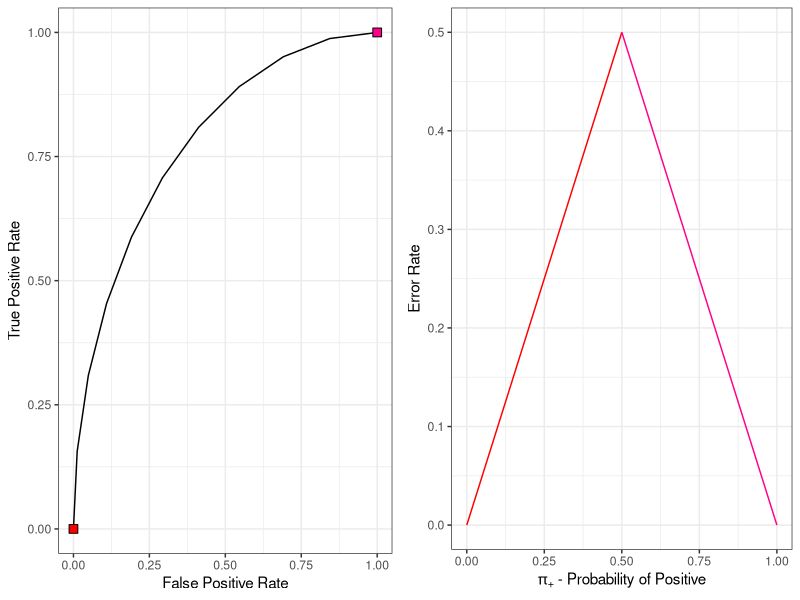
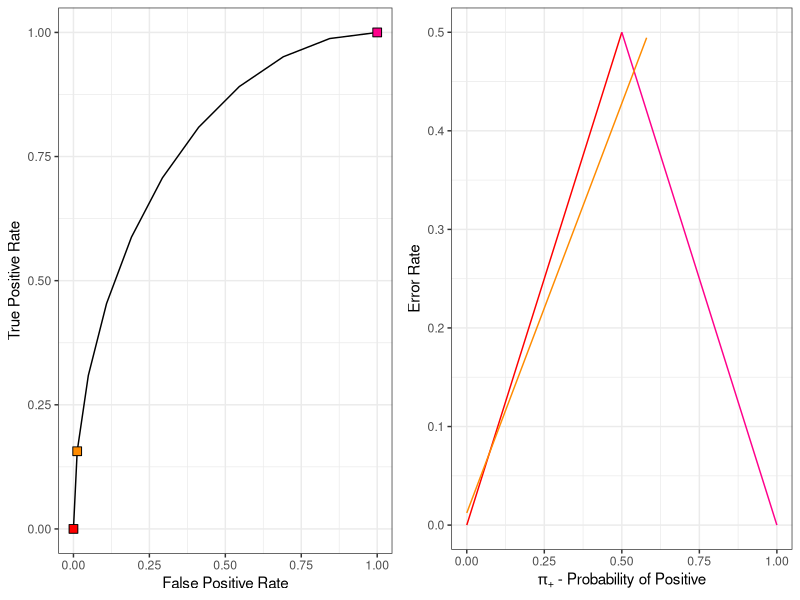
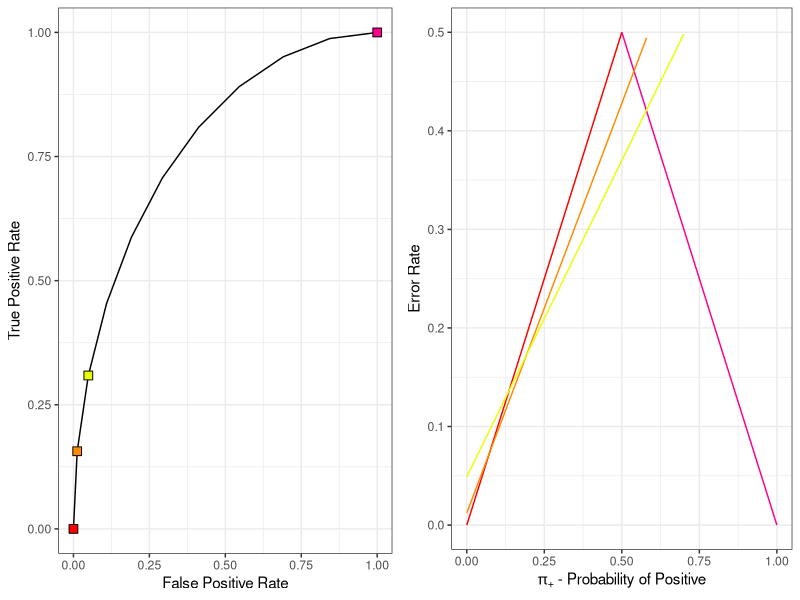
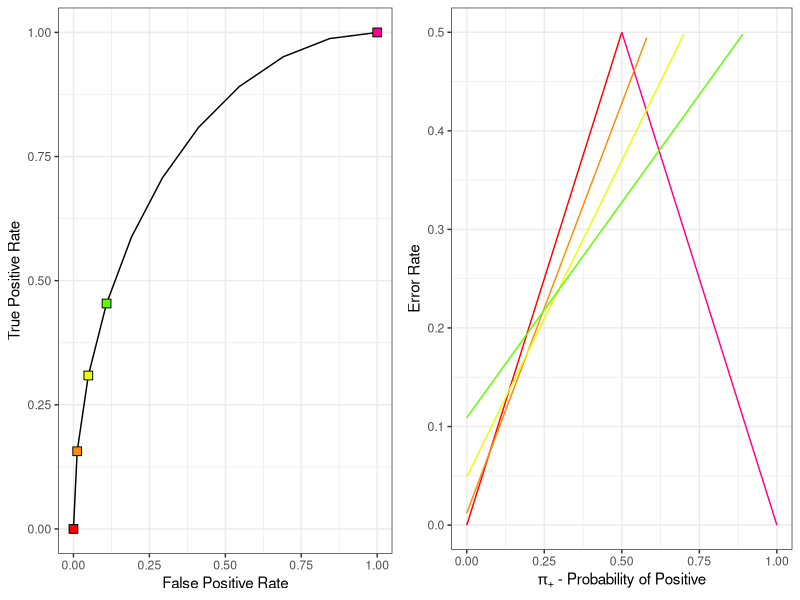
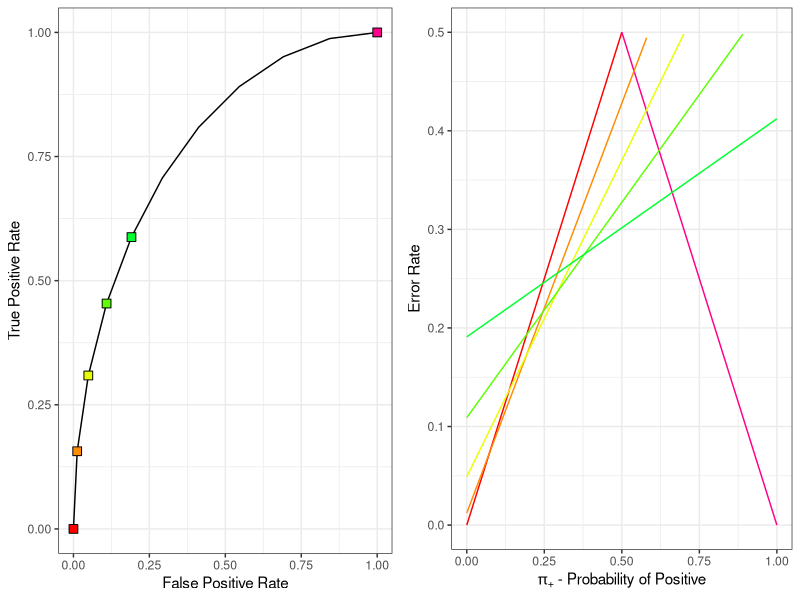
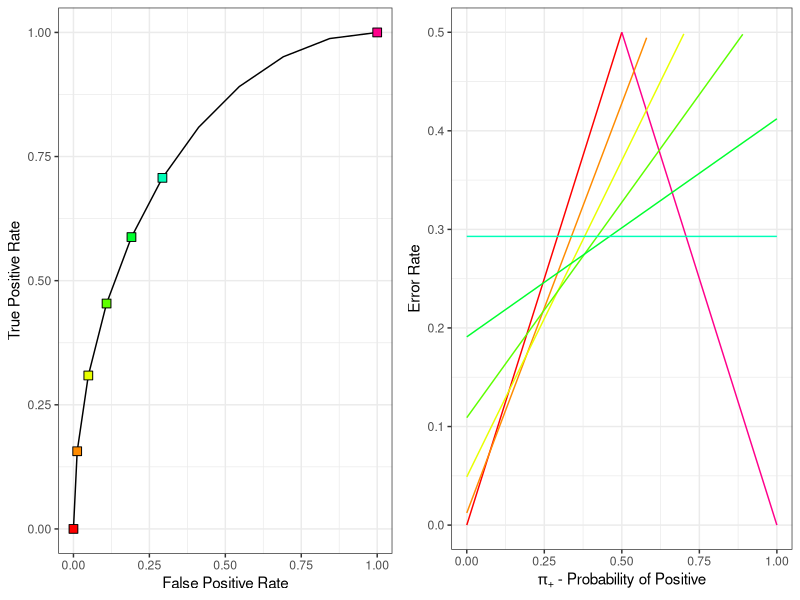
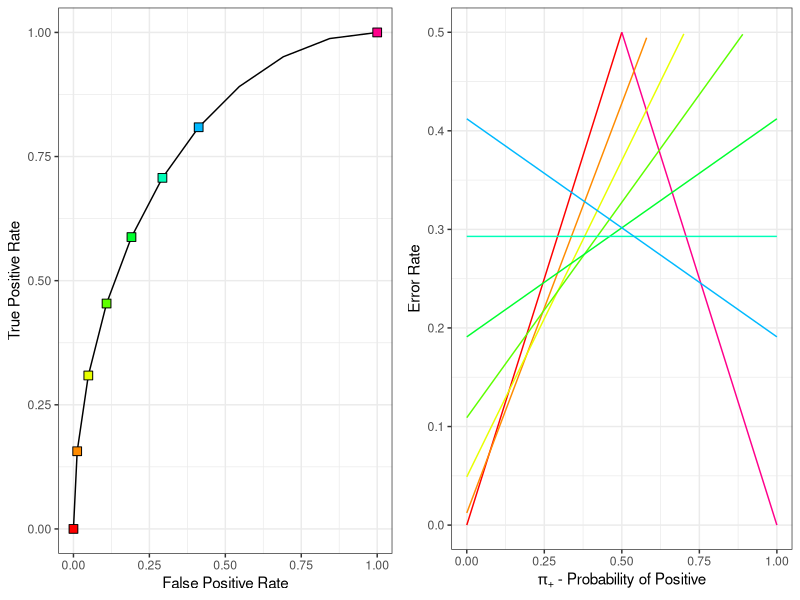
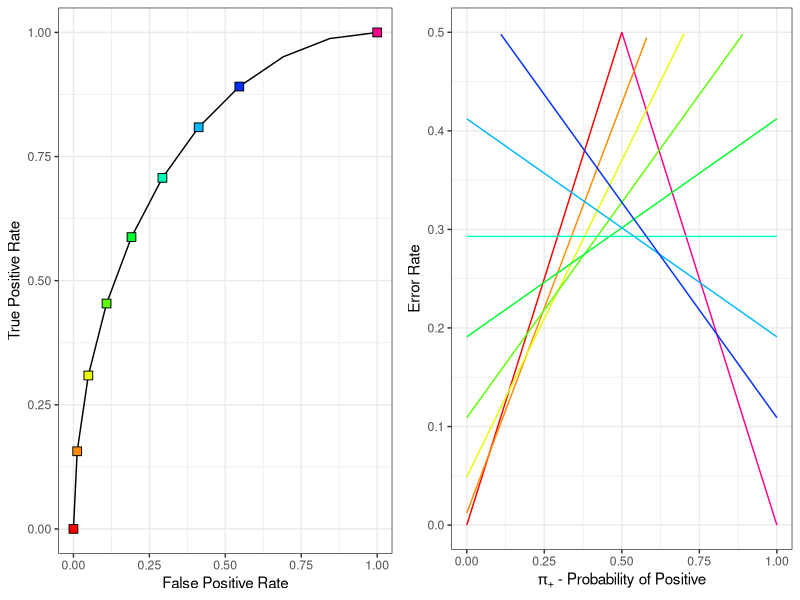

R code for these plots, in order:
library(viridis)
library(ggplot2)
library(gridExtra)
library(purrr)
library(glue)

eq_spacing <- function(n, r = 1, center = c(0, 0)){
  polypoints <- seq(0, 2*pi, length.out=n+1)
  polypoints <- polypoints[-length(polypoints)]
  circx <- r * sin(polypoints) + center[1]
  circy <- r * cos(polypoints) + center[2]
  data.frame(x=circx, y=circy)
}

mce_func <- function(fpr, tpr) {
  fnr <- 1 - tpr
  function(pi_p) (fnr - fpr)*pi_p + fpr
}

lower_envelope_func <- function(xs, ys) {
  function(pi_p) {
    values <- NULL
    for (i in 1:length(xs)) {
      values <- c(values, mce_func(xs[i], ys[i])(pi_p))
    }
    min(values)
  }

}

n_points <- 11

# plot(eq_spacing(40, center = c(1, 0)), asp = 1)

colors <- rainbow(n_points)

circle_points <- eq_spacing((n_points - 1) * 4, center = c(1, 0))
roc_df <- tail(circle_points, n=n_points-2)
# roc_df[1, ] <- c(0, 0)

lower_envelope_xs_ys <- lower_envelope_func(c(roc_df$x, 0, 1), c(roc_df$y, 0, 1))

roc_plot <- ggplot() +
  xlim(0, 1) +
  ylim(0, 1) +
  labs(x="False Positive Rate", y="True Positive Rate") +
  theme_bw()

cost_curve <- ggplot() +
  xlim(0, 1) +
  ylim(0, 0.5) +
  labs(x=expression(paste(pi["+"], " - Probability of Positive")), y="Error Rate") +
  theme_bw() +
  geom_function(fun=mce_func(0, 0), color=colors[1]) +
  geom_function(fun=mce_func(1, 1), color=colors[length(colors)])

cost_lines <- list()

roc_plot <- roc_plot +
  geom_line(data=data.frame(x=c(roc_df$x, 0, 1), y=c(roc_df$y, 0, 1)), aes(x=x,y=y)) +
  annotate("point", x=0,y=0,fill=colors[1], shape=22, color='black', size=3) +
  annotate("point", x=1,y=1,fill=colors[length(colors)], shape=22, color='black', size=3)

p <- grid.arrange(roc_plot, cost_curve, ncol=2, nrow=1)
ggsave(glue("../figure/lower_envelope_1.png"), width = 7, height = 3.5, plot = p)

for (i in 1:nrow(roc_df)) {
  point <- roc_df[i, ]
  roc_plot <- roc_plot +
    annotate("point", x=point$x,y=point$y, fill=colors[i + 1], shape=22, color='black', size=3) +
    geom_line()
  mce_pi <- local({ local_point <- point;
    mce_func(local_point$x, local_point$y)})
  # cost_lines[[length(cost_lines) + 1]] <- geom_function(fun=mce_pi, color='black')
  cost_curve <- cost_curve +
    geom_function(fun=mce_pi, color=colors[i + 1])

  p <- grid.arrange(roc_plot, cost_curve, ncol=2, nrow=1)
  ggsave(glue("../figure/lower_envelope_{i + 1}.png"), width = 7, height = 3.5, plot = p)
}

# cost_curve
cost_curve <- cost_curve +
  geom_line(data=data.frame(x=seq(0,1,length=10000),
                            y=sapply(seq(0,1,length=10000), lower_envelope_xs_ys)),
            aes(x=x,y=y), color='black', size=1
  )

p <- grid.arrange(roc_plot, cost_curve, ncol=2, nrow=1)
ggsave(glue("../figure/lower_envelope_{nrow(roc_df)+2}.png"), width = 7, height = 3.5, plot = p)
